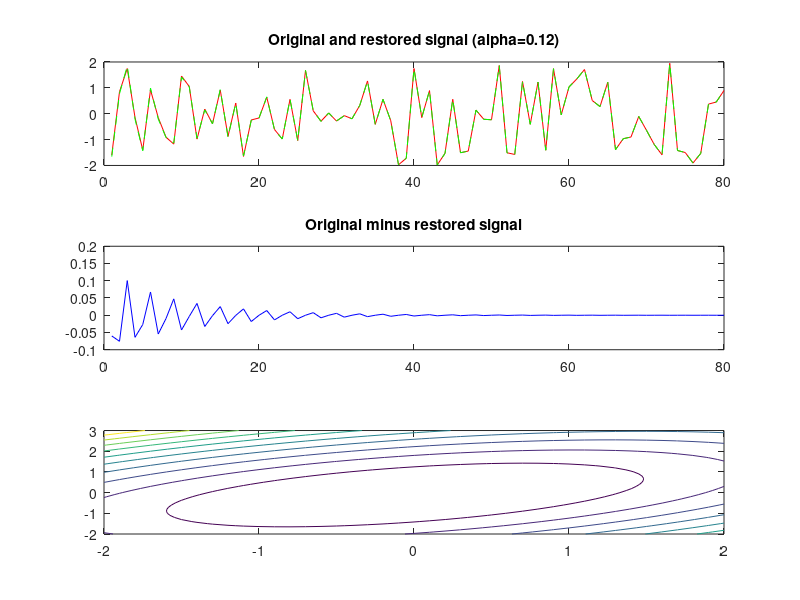

This figure's MATLAB source: (Note: this script raises an error after producing the figure.)
% Group 1
% Brian McIlwain, Justin Guillory, Marshall Simien, Mike Cole, Taj Chauvin
% Project 2

% LMS
i=80; %time
W=[0 0];
e=zeros(1,i);
s=zeros(1,i);
v=zeros(1,i);
a=zeros(1,i);
r=zeros(1,i);
alpha = 0.12; % Given in problem
e_limit = 10^-3; % Given

for k = 1:i
    s(k) = -2 + 4*rand(); % Input Signal
    m = .12*sin(2*pi*k/3+pi/2); % Actual noise
    v(k) = 1.2*sin(2*k*pi/3); % Noise vector

    % Handle special case k = 1
    if (k == 1)
        a(k) = W*[v(1) 0]';
    else
        a(k) = W*[v(k) v(k-1)]'; % Reconstructed noise to remove
    end
    
    e(k) = m-a(k); % Error between actual noise and filter output
    r(k) = s(k) + e(k); % Reconstructed signal
   
    % Handle special case k = 1
    if (k == 1)
        W = W + 2*alpha*e(k)*[v(k) 0]; % update weight
    else
        W = W + 2*alpha*e(k)*[v(k) v(k-1)]; % update weight
    end
end

W
subplot(3,1,1);

plot(s, '- red');

hold on;
plot(r, '-- green');
title('Original and restored signal (alpha=0.12)');
subplot(3,1,2);
plot(e,'blue');
title('Original minus restored signal');

%% Countor Plot
r=[.72 -.36; -.36 .72];
h=[0; -.06235];
[x,y] = meshgrid(-2:.1:2,-2:.1:3);
[j,k]=size(x);
z=zeros(j,k);
for m=1:j
    for n=1:k
        z(m,n) = 1.4-2*[x(m,n);y(m,n)]'*h+([x(m,n);y(m,n)]'*r)*[x(m,n);y(m,n)];
    end
end
subplot(3,1,3);
contour(x,y,z);
hold on;
plot(X,Y);
title('Contour plot');